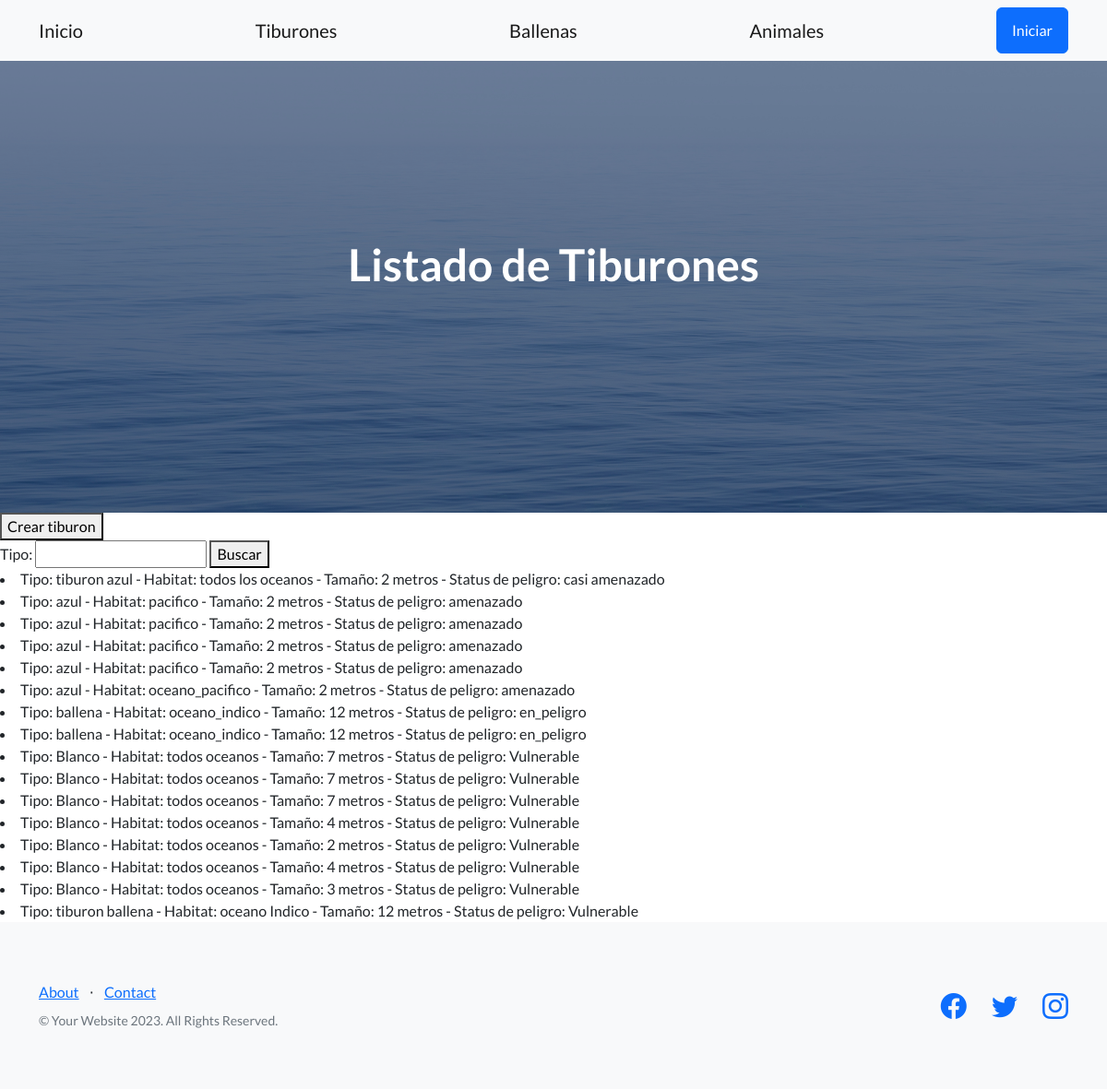
The app's page /tiburones/, older data.
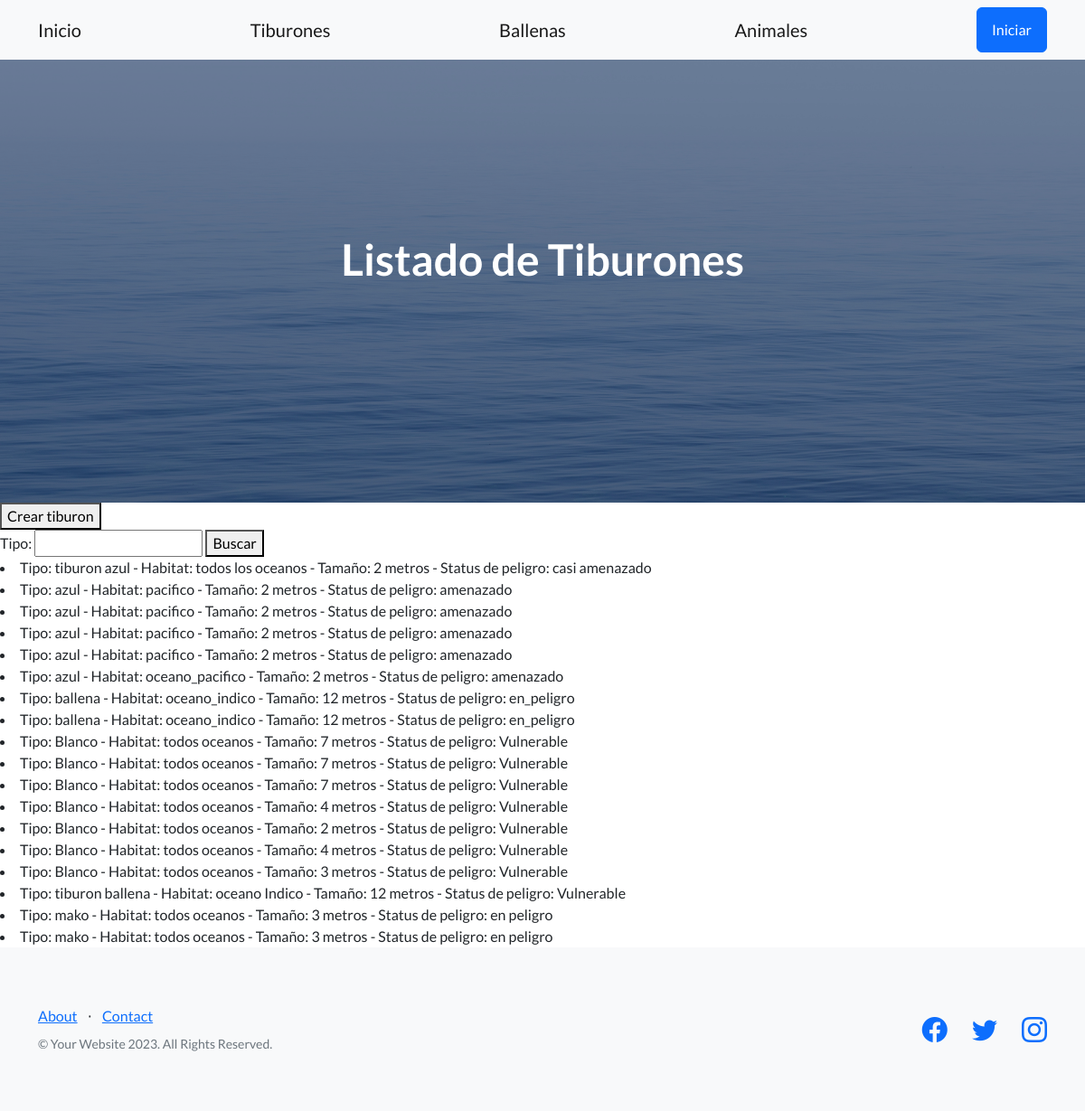
The same page, newer data.
### inicio/models.py (models this page shows)
class Tiburon(models.Model):
    tipo = models.CharField(max_length=30)
    habitat = models.CharField(max_length=30)
    tomaño = models.IntegerField()
    status = models.CharField(max_length=10)

### inicio/views.py (the view)
def listar_tiburones(request):
    formulario = BuscarTiburonFormulario(request.GET)
    if formulario.is_valid():
        nombre_a_buscar = formulario.cleaned_data['tipo']
        listado_de_tiburones = Tiburon.objects.filter(tipo__icontains=nombre_a_buscar)
    formulario = BuscarTiburonFormulario()
    return render(request, 'inicio/listar_tiburones.html', {'formulario': formulario, 'tiburones': listado_de_tiburones})

### inicio/form.py
class BuscarTiburonFormulario(forms.Form):
    tipo = forms.CharField(max_length=30, required=False)

### inicio/templates/inicio/listar_tiburones.html (shortened to what this page needs)
{% extends 'base.html' %}
{% block h1_header %}
Listado de Tiburones
{% endblock h1_header %}
{% block contenido %}
<button>
    <a class="navbar-brand" href= {% url 'crear_tiburon' %}>Crear tiburon </a>
</button>
<form action="" method="get">
    {{formulario}}
    <button>Buscar</button>
</form>
{% for tiburon in tiburones %}
<li> Tipo: {{tiburon.tipo}} - Habitat: {{tiburon.habitat}} - Tamaño: {{tiburon.tomaño}} metros - Status de peligro: {{tiburon.status}}</li>
{% endfor %}
{% endblock contenido %}

Row changes from the older to the newer data that the page shows:
added Tiburon: tipo "mako", habitat "todos oceanos", tomaño "3", status "en peligro"
added Tiburon: tipo "mako", habitat "todos oceanos", tomaño "3", status "en peligro"
